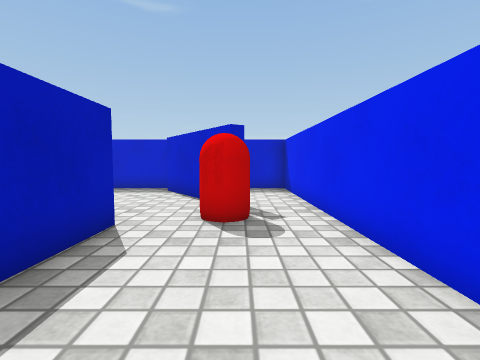
View 1 (above)

16 first-person views from a walk through a 3-D level made in the Unity game engine. The camera is 0.55 m above the floor, tilts 4° down and sees 85° across. The floor is counted in squares, 0.5 m on a side. Each view is taken from the middle of a square. On the plan, view 1 faces up. The plan holds only what a view shows up to about 11 squares ahead; the rest is blank. The player is left out. Surface patterns are stand-ins for the level's own textures.

View 2
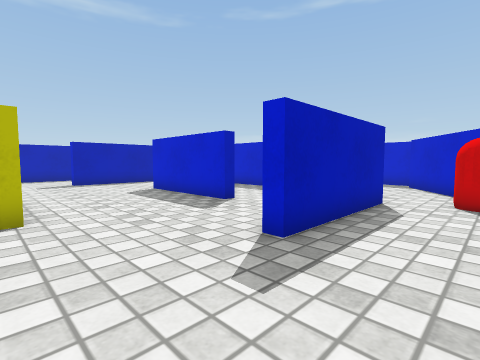

View 3
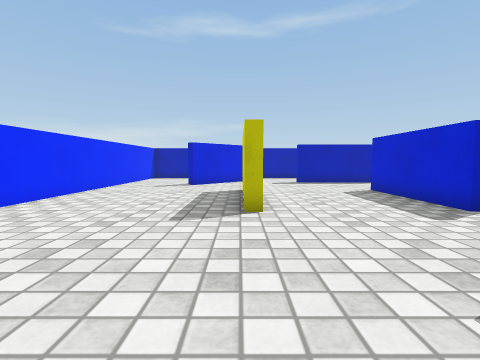

View 4
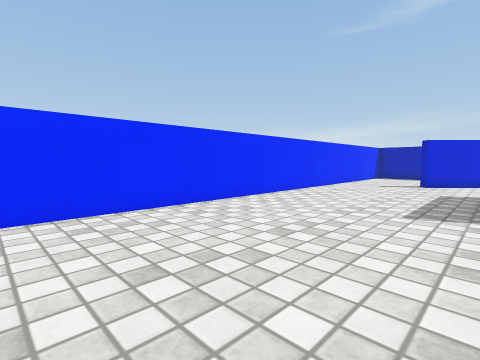

View 5
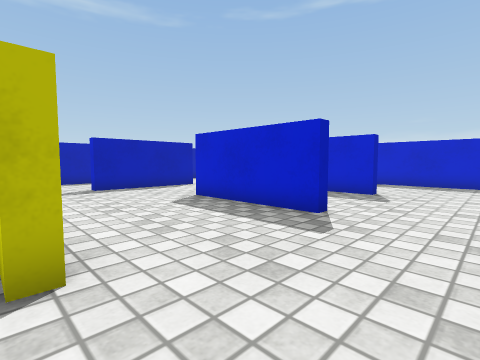

View 6
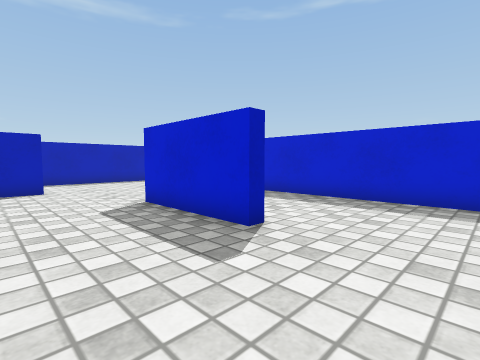

View 7
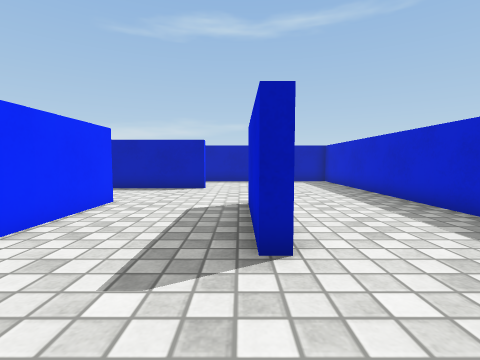

View 8
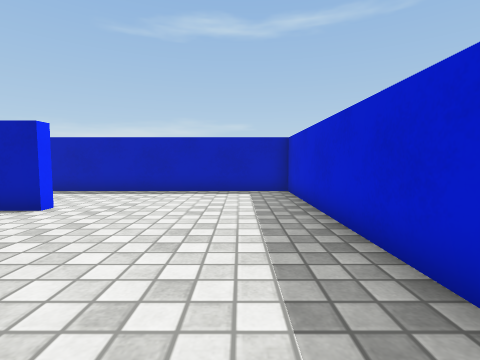

View 9
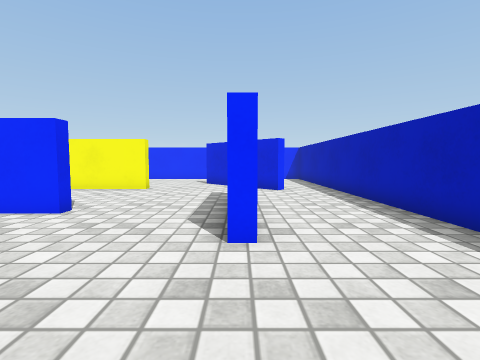

View 10
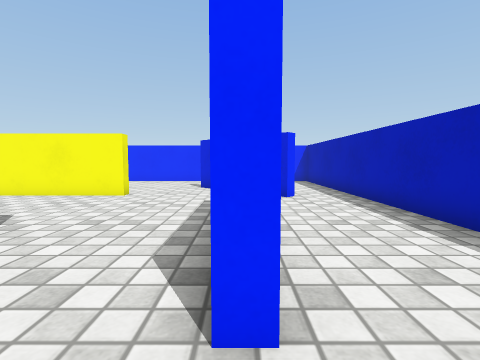

View 11
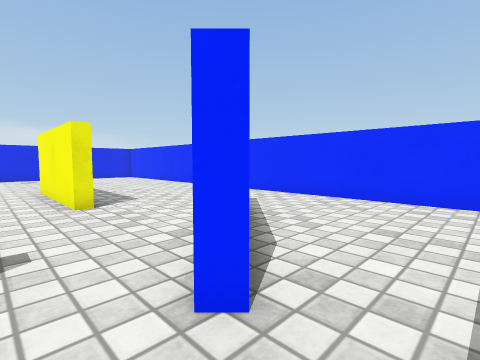

View 12
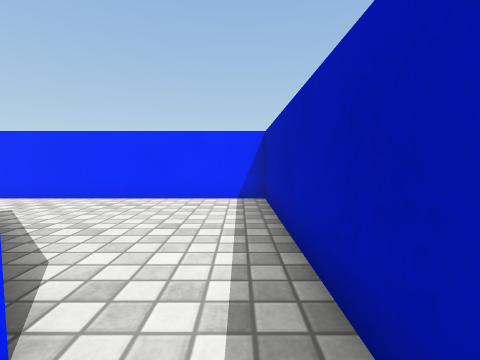

View 13
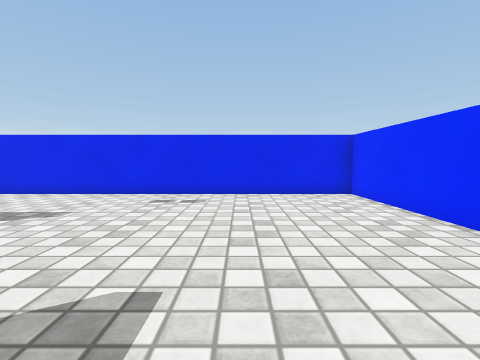

View 14
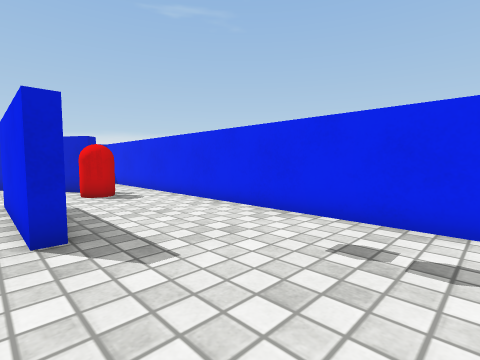

View 15
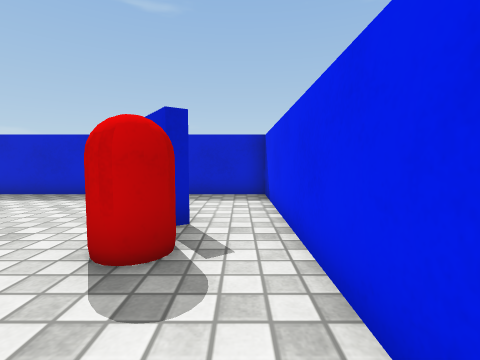

View 16
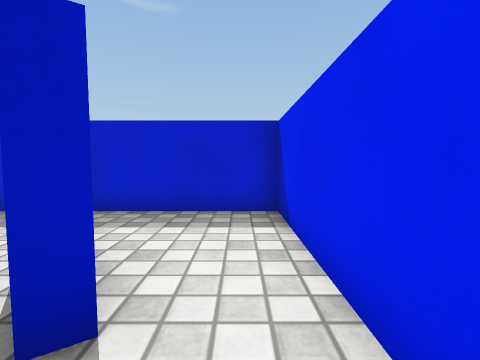

### Floor plan
Points are (right, up) in squares from view 1. A wall is a line through its corners. A room is listed if a view was taken in it or the views show most of it. See-through windows are left out.
Room 1 (views 1, 2, 3, 4, 5, 6, 7, 8, 9, 10, 11, 12, 13, 14, 15, 16)
walls: (-5.7, 2.6) (-5.7, 2.1) (-10.2, 2.1) (-10.2, 2.5) (-6.8, 2.5); (-10.2, -3) (-10.2, -2.5) (-5.7, -2.5) (-5.7, -2.9) (-6.5, -2.9); (-6, 6.8) (-6, 6.2) (-10, 6.2); (-2.2, 4.6) (-2.2, 0.1) (-2.6, 0.1) (-2.6, 4.6); (-14.2, 4.5) (-13.8, 4.5) (-13.8, 0.1) (-14.2, 0.1); (-15.8, -2.4) (-15.5, -2.1) (-12.3, -5.2); (0.2, 6.6) (-0.2, 6.4) (-2.8, 10); (-2.1, 10.8) (-17.8, 10.8) (-17.8, -8.8) (1.9, -8.8) (1.9, 7.6)
ways out: opening at (1, 7) to room 2
objects: red capsule (0, 5)
Room 2 (no view inside)
walls: (1.9, 7.6) (1.9, 10.8) (-2.1, 10.8)
ways out: opening at (1, 7) to room 1

Where each view was taken, in squares from view 1:
view 1: 0 up, 0 right, facing up
view 2: 3 down, 0 right, facing up-left
view 3: 3 down, 0 right, facing left
view 4: 3 down, 1 right, facing down-left
view 5: 3 down, 3 left, facing up-left
view 6: 3 up, 3 left, facing up-left
view 7: 6 up, 3 left, facing left
view 8: 9 up, 8 left, facing left
view 9: 8 up, 14 left, facing down
view 10: 6 up, 14 left, facing down
view 11: 1 down, 17 left, facing down-right
view 12: 1 down, 17 left, facing down
view 13: 5 down, 7 left, facing right
view 14: 4 down, 3 left, facing up-right
view 15: 2 up, 1 right, facing up
view 16: 5 up, 1 right, facing up
